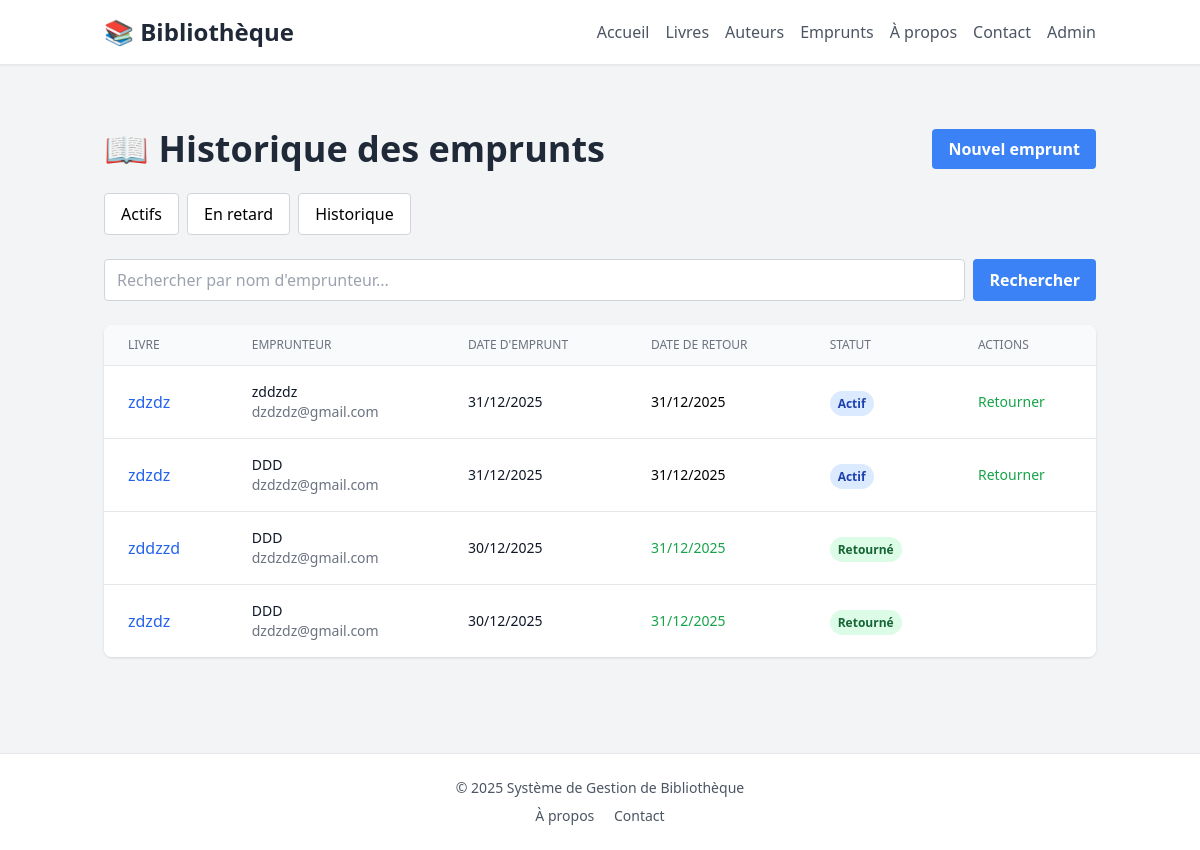
Page /loan/history/ on the committed database.
### book/models/loan.py (models this page shows, shortened)
class Loan(models.Model):
    LOAN_STATUS_CHOICES = [
        ("active", "Actif"),
        ("returned", "Retourné"),
        ("overdue", "En retard"),
    ]
    book = models.ForeignKey(
        "Book", on_delete=models.PROTECT, related_name="loans", verbose_name="Livre"
    )
    borrower_name = models.CharField(
        max_length=255, verbose_name="Nom complet de l'emprunteur"
    )
    borrower_email = models.EmailField(verbose_name="Email de contact")
    library_card_number = models.CharField(
        max_length=50, verbose_name="Numéro de carte de bibliothèque"
    )
    loan_date = models.DateTimeField(
        auto_now_add=True, verbose_name="Date et heure de l'emprunt"
    )
    due_date = models.DateField(verbose_name="Date limite de retour")
    return_date = models.DateTimeField(
        null=True, blank=True, verbose_name="Date et heure de retour effectif"
    )
    status = models.CharField(
        max_length=20,
        choices=LOAN_STATUS_CHOICES,
        default="active",
        verbose_name="Statut de l'emprunt",
    )
    librarian_comments = models.TextField(
        blank=True, verbose_name="Commentaires du bibliothécaire"
    )
    class Meta:
        verbose_name = "Emprunt"
        verbose_name_plural = "Emprunts"
        ordering = ["-loan_date"]

### book/models/book.py (models this page shows, shortened)
class Book(models.Model):
    title = models.CharField(max_length=200, verbose_name="Titre")
    isbn = models.CharField(
        max_length=13,
        unique=True,
        verbose_name="ISBN-13",
        help_text="Code ISBN au format ISBN-13 (13 caractères)",
    )
    publication_year = models.IntegerField(
        verbose_name="Année de publication",
        validators=[MinValueValidator(1450), MaxValueValidator(2100)],
    )
    author = models.ForeignKey(
        "author.Author",
        on_delete=models.CASCADE,
        related_name="books",
        verbose_name="Auteur",
    )
    category = models.ForeignKey(
        "Category",
        on_delete=models.SET_NULL,
        null=True,
        blank=True,
        related_name="books",
        verbose_name="Catégorie",
    )
    total_copies = models.PositiveIntegerField(
        verbose_name="Nombre total d'exemplaires"
    )
    available_copies = models.PositiveIntegerField(
        verbose_name="Exemplaires disponibles"
    )
    description = models.TextField(blank=True, verbose_name="Description")
    language = models.CharField(
        max_length=50, default="Français", verbose_name="Langue"
    )
    pages = models.PositiveIntegerField(
        null=True, blank=True, verbose_name="Nombre de pages"
    )
    publisher = models.CharField(
        max_length=200, blank=True, verbose_name="Maison d'édition"
    )
    cover_image = models.ImageField(
        upload_to="book_covers/",
        null=True,
        blank=True,
        verbose_name="Image de couverture",
    )
    added_date = models.DateTimeField(
        auto_now_add=True, verbose_name="Date d'ajout au catalogue"
    )
    class Meta:
        verbose_name = "Livre"
        verbose_name_plural = "Livres"
        ordering = ["title"]

### book/loan_views.py (the view)
# urls.py: path('history/', loan_views.loan_history, name='history'),
def loan_history(request):
    search_query = request.GET.get("search", "")
    loans = Loan.objects.all().select_related("book")
    if search_query:
        loans = loans.filter(borrower_name__icontains=search_query)
    paginator = Paginator(loans, 20)
    page_number = request.GET.get("page", 1)
    page_obj = paginator.get_page(page_number)
    return render(
        request,
        "loan/loan_list.html",
        {
            "page_obj": page_obj,
            "loans": page_obj,
            "title": "Historique des emprunts",
            "show_all": True,
        },
    )

### book/templates/loan/loan_list.html (shortened to what this page needs)
{% extends 'base.html' %}
{% block content %}
<div class="container mx-auto px-4 py-8">
    <div class="flex justify-between items-center mb-6">
        <h1 class="text-4xl font-bold text-gray-800">
            📖 {{ title }}
        </h1>
        <a href="{% url 'loan:create' %}" class="bg-blue-500 hover:bg-blue-700 text-white font-bold py-2 px-4 rounded">
            Nouvel emprunt
        </a>
    </div>
    <div class="flex gap-2 mb-6">
        <a href="{% url 'loan:list' %}" class="px-4 py-2 bg-white border border-gray-300 rounded hover:bg-gray-50 {% if not is_overdue and not show_all %}bg-blue-100{% endif %}">
            Actifs
        </a>
        <a href="{% url 'loan:overdue' %}" class="px-4 py-2 bg-white border border-gray-300 rounded hover:bg-gray-50 {% if is_overdue %}bg-red-100{% endif %}">
            En retard
        </a>
        <a href="{% url 'loan:history' %}" class="px-4 py-2 bg-white border border-gray-300 rounded hover:bg-gray-50 {% if show_all %}bg-gray-100{% endif %}">
            Historique
        </a>
    </div>
    {% if show_all %}
    <form method="GET" class="mb-6">
        <div class="flex gap-2">
            <input
                type="text"
                name="search"
                placeholder="Rechercher par nom d'emprunteur..."
                value="{{ request.GET.search }}"
                class="border border-gray-300 rounded px-3 py-2 flex-1"
            />
            <button type="submit" class="bg-blue-500 hover:bg-blue-700 text-white font-bold py-2 px-4 rounded">
                Rechercher
            </button>
        </div>
    </form>
    {% endif %}
    {% if loans %}
    <div class="bg-white rounded-lg shadow overflow-hidden">
        <table class="min-w-full divide-y divide-gray-200">
            <thead class="bg-gray-50">
                <tr>
                    <th class="px-6 py-3 text-left text-xs font-medium text-gray-500 uppercase">Livre</th>
                    <th class="px-6 py-3 text-left text-xs font-medium text-gray-500 uppercase">Emprunteur</th>
                    <th class="px-6 py-3 text-left text-xs font-medium text-gray-500 uppercase">Date d'emprunt</th>
                    <th class="px-6 py-3 text-left text-xs font-medium text-gray-500 uppercase">Date de retour</th>
                    <th class="px-6 py-3 text-left text-xs font-medium text-gray-500 uppercase">Statut</th>
                    <th class="px-6 py-3 text-left text-xs font-medium text-gray-500 uppercase">Actions</th>
                </tr>
            </thead>
            <tbody class="bg-white divide-y divide-gray-200">
                {% for loan in loans %}
                <tr class="hover:bg-gray-50">
                    <td class="px-6 py-4">
                        <a href="{% url 'book:detail' loan.book.id %}" class="text-blue-600 hover:text-blue-800 font-medium">
                            {{ loan.book.title }}
                        </a>
                    </td>
                    <td class="px-6 py-4">
                        <div class="text-sm font-medium text-gray-900">{{ loan.borrower_name }}</div>
                        <div class="text-sm text-gray-500">{{ loan.borrower_email }}</div>
                    </td>
                    <td class="px-6 py-4 text-sm text-gray-900">
                        {{ loan.loan_date|date:"d/m/Y" }}
                    </td>
                    <td class="px-6 py-4 text-sm">
                        {% if loan.return_date %}
                            <span class="text-green-600">{{ loan.return_date|date:"d/m/Y" }}</span>
                        {% else %}
                            <span class="{% if loan.due_date < today %}text-red-600 font-bold{% endif %}">
                                {{ loan.due_date|date:"d/m/Y" }}
                            </span>
                        {% endif %}
                    </td>
                    <td class="px-6 py-4">
                        {% if loan.status == 'active' %}
                            {% if loan.due_date < today %}
                                <span class="px-2 py-1 text-xs font-semibold rounded-full bg-red-100 text-red-800">
                                    En retard
                                </span>
                            {% else %}
                                <span class="px-2 py-1 text-xs font-semibold rounded-full bg-blue-100 text-blue-800">
                                    Actif
                                </span>
                            {% endif %}
                        {% else %}
                            <span class="px-2 py-1 text-xs font-semibold rounded-full bg-green-100 text-green-800">
                                Retourné
                            </span>
                        {% endif %}
                    </td>
                    <td class="px-6 py-4 text-sm">
                        {% if loan.status == 'active' %}
                            <a href="{% url 'loan:return' loan.id %}" class="text-green-600 hover:text-green-800 font-medium">
                                Retourner
                            </a>
                        {% endif %}
                    </td>
                </tr>
                {% endfor %}
            </tbody>
        </table>
    </div>
    {% else %}
    <div class="bg-white rounded-lg shadow p-8 text-center text-gray-500">
        Aucun emprunt trouvé.
    </div>
    {% endif %}
</div>
{% endblock %}

### rows in the picture
Loan: book "zdzdz", borrower_name "zddzdz", borrower_email "dzdzdz@gmail.com", loan_date "31/12/2025", due_date "31/12/2025", status "Actif"
Loan: book "zdzdz", borrower_name "DDD", borrower_email "dzdzdz@gmail.com", loan_date "31/12/2025", due_date "31/12/2025", status "Actif"
Loan: book "zddzzd", borrower_name "DDD", borrower_email "dzdzdz@gmail.com", loan_date "30/12/2025", return_date "31/12/2025", status "Retourné"
Loan: book "zdzdz", borrower_name "DDD", borrower_email "dzdzdz@gmail.com", loan_date "30/12/2025", return_date "31/12/2025", status "Retourné"

### other values in the picture
{{ title }} "Historique des emprunts"
